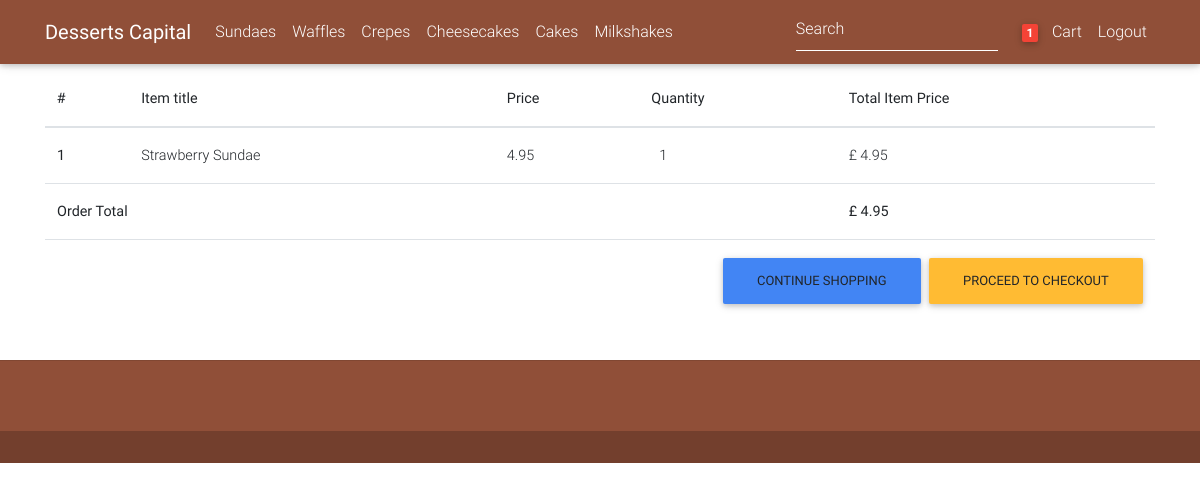
Page /order-summary/ (signed in) on the committed database.
### order/models.py (models this page shows, shortened)
class Order(models.Model):
    user = models.ForeignKey(User_Model, on_delete=models.CASCADE)
    orderid = models.CharField(max_length=20, blank=True, null=True)
    products = models.ManyToManyField(OrderProduct)
    ordered_date = models.DateTimeField()
    ordered = models.BooleanField(default=False)
    delivery_address = models.ForeignKey(Address, related_name='delivery_address', on_delete=models.CASCADE,
                                         blank=True, null=True)
    payment = models.ForeignKey(
        Payment, on_delete=models.CASCADE, blank=True, null=True)
    being_delivered = models.BooleanField(default=False)
    received = models.BooleanField(default=False)
    def get_total(self):
        total = 0
        for order_item in self.products.all():
            total += order_item.get_final_price()
        return total

class OrderProduct(models.Model):
    user = models.ForeignKey(User_Model, on_delete=models.CASCADE)
    ordered = models.BooleanField(default=False)
    product = models.ForeignKey(Product, on_delete=models.CASCADE)
    qty = models.IntegerField(default=1, blank=True, null=True)
    def get_total_product_price(self):
        return self.qty * self.product.price
    def get_final_price(self):
        return self.get_total_product_price()

### products/models.py (models this page shows, shortened)
class Product(models.Model):
    title = models.CharField(max_length=100, blank=True, null=True)
    description = models.TextField(max_length=500, blank=True, null=True)
    image = models.ImageField()
    price = models.FloatField(default=0.00, blank=True, null=True)
    slug = models.SlugField(blank=True, null=True)
    category = models.CharField(choices=CATEGORY_CHOICES, max_length=2)

### order/views.py (the view)
# urls.py: path('order-summary/',OrderSummaryView.as_view(),name='order-summary'),
class OrderSummaryView(LoginRequiredMixin, View):
    def get(self, *args, **kwargs):
        try:
            order = Order.objects.get(user=self.request.user, ordered=False)
            context = {
                'object': order
            }
            return render(self.request, 'order_summary.html', context)
        except ObjectDoesNotExist:
            messages.warning(self.request, "You do not have an active order")
            return redirect("/")

### cart/templatetags/cart_tags.py (called while the page is built)
@register.filter
def cart_item_count(user):
    if user.is_authenticated:
        queryset = Order.objects.filter(user=user, ordered=False)
        if queryset.exists():
            return queryset[0].products.count()
    return 0

### order/templates/order_summary.html (shortened to what this page needs)
{% extends "base.html" %}
{% block content %}
  <main>
    <div class="container">
    <div class="table-responsive text-nowrap">
    <h2>Order Summary</h2>
    <table class="table">
        <thead>
        <tr>
            <th scope="col">#</th>
            <th scope="col">Item title</th>
            <th scope="col">Price</th>
            <th scope="col">Quantity</th>
            <th scope="col">Total Item Price</th>
        </tr>
        </thead>
        <tbody>
        {% for order_item in object.products.all %}
        <tr>
            <th scope="row">{{ forloop.counter }}</th>
            <td>{{ order_item.product.title }}</td>
            <td>{{ order_item.product.price }}</td>
            <td>
                <a href="{% url 'remove-single-item-from-cart' order_item.product.slug %}"></a>
                {{ order_item.qty }}
                <a href="{% url 'add-to-cart' order_item.product.slug %}"></a>
            </td>
            <td>
                £ {{ order_item.get_total_product_price }}
            </td>
        </tr>
        {% endfor %}
        {% if object.get_total %}
        <tr>
            <td colspan="4"><b>Order Total</b></td>
            <td><b>£ {{ object.get_total }}</b></td>
        </tr>
        <tr>
            <td colspan="5">
            <a class='btn btn-warning float-right ml-2' href='/checkout/'>Proceed to checkout</a>
            <a class='btn btn-primary float-right' href='/'>Continue shopping</a>
            </td>
        </tr>
        {% endif %}
        </tbody>
    </table>
    </div>
    </div>
  </main>
{% endblock content %}

### templates/base.html (shortened to what this page needs)
{% load static %}
{% load cart_tags %}
<!DOCTYPE html>
<html lang="en">
<head>
  <link rel="stylesheet" href="https://use.pfontawesome.com/releases/v5.8.1/css/all.css">
  <link href="{% static 'css/bootstrap.min.css' %}" rel="stylesheet">
  <link href="{% static 'css/mdb.min.css' %}" rel="stylesheet">
  <link href="{% static 'css/style.min.css' %}" rel="stylesheet">
</head>
<nav class="navbar fixed-top navbar-expand-lg navbar-dark mdb-color lighten-3 scrolling-navbar">
    <div class="container">
      <a class="navbar-brand waves-effect" href="/">
        <strong class="white-text">Desserts Capital</strong>
      </a>
      <div class="collapse navbar-collapse" id="navbarSupportedContent">
      <div class="collapse navbar-collapse" id="basicExampleNav">
          <ul class="navbar-nav mr-auto">
            <li class="nav-item">
              <a class="nav-link" href="/category/SN">Sundaes</a>
            </li>
            <li class="nav-item">
              <a class="nav-link" href="/category/WF">Waffles</a>
            </li>
            <li class="nav-item">
              <a class="nav-link" href="/category/CP">Crepes</a>
            </li>
            <li class="nav-item">
              <a class="nav-link" href="/category/CK">Cheesecakes</a>
            </li>
            <li class="nav-item">
              <a class="nav-link" href="/category/CS">Cakes</a>
            </li>
              <li class="nav-item">
              <a class="nav-link" href="/category/MK">Milkshakes</a>
            </li>
            </ul>
          <form action="{% url 'search' %}" method="POST" class="form-inline">{% csrf_token %}
            <div class="md-form my-0">
              <input class="form-control mr-sm-2" type="text" name="search" placeholder="Search" aria-label="Search">
            </div>
          </form>
        </div>
        <ul class="navbar-nav nav-flex-icons">
          {% if request.user.is_authenticated %}
          <li class="nav-item">
            <a href="{% url 'order-summary' %}" class="nav-link waves-effect">
              <span class="badge red z-depth-1 mr-1"> {{ request.user|cart_item_count }} </span>
              <i class="fas fa-shopping-cart"></i>
              <span class="clearfix d-none d-sm-inline-block"> Cart </span>
            </a>
          </li>
          <li class="nav-item">
            <a class="nav-link waves-effect" href="{% url 'account_logout' %}">
              <span class="clearfix d-none d-sm-inline-block"> Logout </span>
            </a>
          </li>
          {% endif %}
        </ul>
      </div>
    </div>
  </nav>
<body>
    <div class="mt-0 pt-4">
    </div>
    {% block content %}
    {% endblock content %}
<footer class="page-footer text-center font-small  wow fadeIn mdb-color lighten-3" >
    <hr class="my-4">
    <div class="pb-4">
<a href="http://codepen.io/mdbootstrap/" target="_blank">
      </a>
    </div>
    <div class="footer-copyright py-3">
    </div>
  </footer>
</body>
</html>

### templates/base.html (style rules this page uses)
html, body, header, .carousel { height: 60vh; }

### rows in the picture
OrderProduct: product "Strawberry Sundae", product.price "4.95", qty "1", get_total_product_price "4.95"
Order: get_total "4.95"

### other values in the picture
{{ request.user|cart_item_count }} "1"
